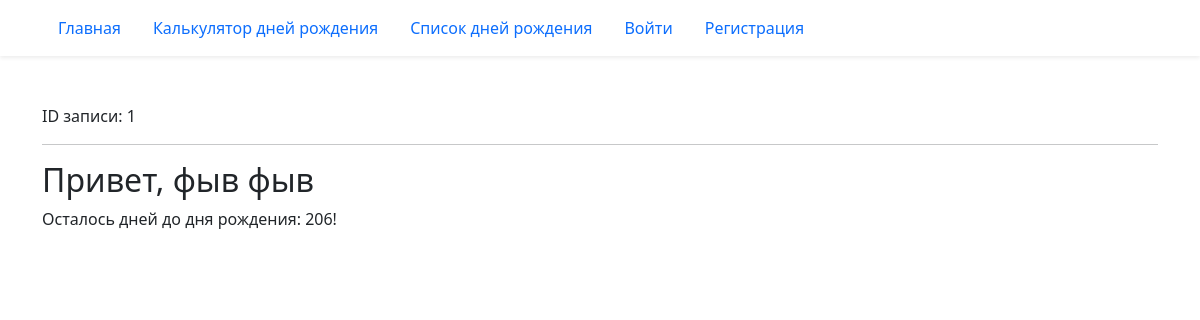
Screenshot of /birthday/1/ with the database file from the repository.
### birthday/models.py (models this page shows, shortened)
class Birthday(models.Model):
    first_name = models.CharField('Имя', max_length=20)
    last_name = models.CharField(
        'Фамилия', max_length=20, help_text='Опциональное поле', blank=True
    )
    birthday = models.DateField('Дата рождения', validators=(real_age,))
    image = models.ImageField('Фото', blank=True)
    author = models.ForeignKey(
        User,
        verbose_name='Автор записи',
        on_delete=models.CASCADE,
        null=True,
    )
    class Meta:
        constraints = (
            models.UniqueConstraint(
                fields=('first_name', 'last_name', 'birthday'),
                name='Unique person constraint',
            ),
        )

### birthday/views.py (the view)
# urls.py: path('<int:pk>/', views.BirthdayDetailView.as_view(), name='detail'),
class BirthdayDetailView(DetailView):
    model = Birthday
    def get_context_data(self, **kwargs):
        context = super().get_context_data(**kwargs)
        context['birthday_countdown'] = calculate_birthday_countdown(
            self.object.birthday
        )
        return context

### birthday/utils.py (called while the page is built)
def calculate_birthday_countdown(birthday):
    today = date.today()
    this_year_birthday = get_birthday_for_year(birthday, today.year)
    if this_year_birthday < today:
        next_birthday = get_birthday_for_year(birthday, today.year + 1)
    else:
        next_birthday = this_year_birthday
    birthday_countdown = (next_birthday - today).days
    return birthday_countdown

def get_birthday_for_year(birthday, year):
    try:
        calculated_birthday = birthday.replace(year=year)
    except ValueError:
        calculated_birthday = date(year=year, month=3, day=1)
    return calculated_birthday

### templates/birthday/birthday_detail.html (shortened to what this page needs)
{% extends "base.html" %}
{% block content %}
  ID записи: {{ object.id }}
  <hr>
  <h2>Привет, {{ object.first_name }} {{ object.last_name }}</h2>
  {% if birthday_countdown == 0 %}
    <p>С днём рождения!</p>
  {% else %}
    <p>Осталось дней до дня рождения: {{ birthday_countdown }}!</p>
  {% endif %}
{% endblock content %}

### rows the page displays
Birthday: id "1", first_name "фыв", last_name "фыв"

### other values shown
{{ birthday_countdown }} "206"
